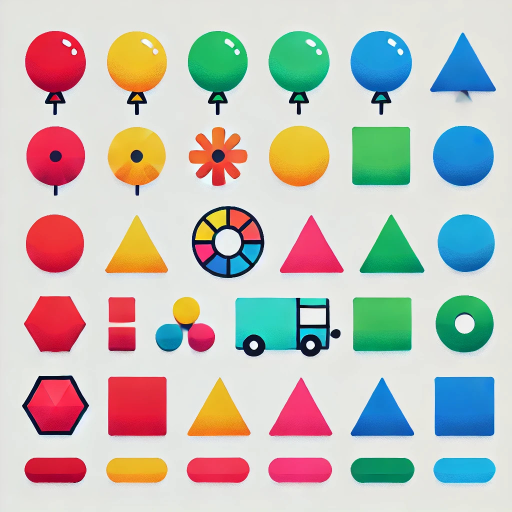
#> input picture diff-colors-img.png, 1024 x 1024 px, given in place of zzzby.mp4, which was not available (shown at 1/2 size)
$ python videoDatasert.py
#> lines starting #> are read from the running program, lines starting #| are printed output that depends on the picture; after the words box and inside, x2 and y2 are one past the last pixel; in counts of white or black regions, pixels touching at a corner belong together; pictures that were not available may be replaced by others from this repository, and a replacement may not be noted
import cv2 as cv
import numpy as np

# Ruta del video
video_path = 'videos\\zzzby.mp4'  # Asegúrate de que sea un archivo de video válido
cap = cv.VideoCapture(video_path)

lower = np.array([0, 50, 40])  # Límite inferior
upper = np.array([170, 255, 255])  # Límite superior

i = 0

if not cap.isOpened():
    print("Error: No se pudo abrir el archivo de video. Verifica la ruta o el formato.")
    exit()

while True:
    # Leer cada frame del video
    ret, frame = cap.read()
#> frame is the input picture: shape (1024, 1024, 3); mean B, G, R 184.9, 190.8, 193.6
    if not ret:
        print("No hay más frames o hubo un problema leyendo el video.")
        break

    # Convertir de BGR a HSV
    hsv = cv.cvtColor(frame, cv.COLOR_BGR2HSV)
#> hsv: shape (1024, 1024, 3); mean H, S, V 67.5, 75.8, 220.6

    # Crear la máscara para el color con rango
    mask = cv.inRange(hsv, lower, upper)
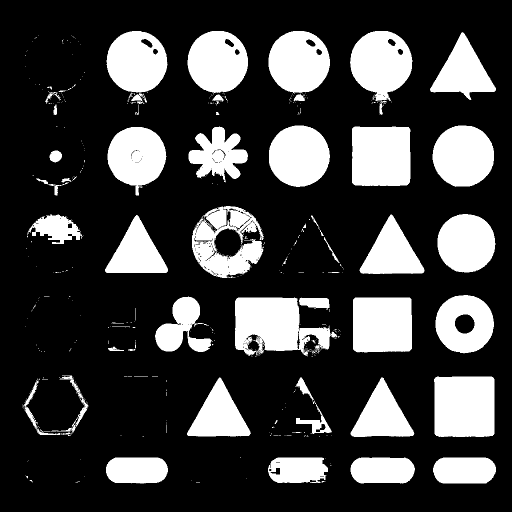
#> mask: shape (1024, 1024) (shown at 1/2 size); 24.8% white; 455 white regions (391 under 20 px), largest, box (x1, y1, x2, y2) and area: (470, 595, 675, 713) 15138, (868, 753, 989, 874) 14385, (704, 253, 821, 372) 13654

    # Aplicar operaciones morfológicas para limpiar la máscara
    mask = cv.erode(mask, None, iterations=2)
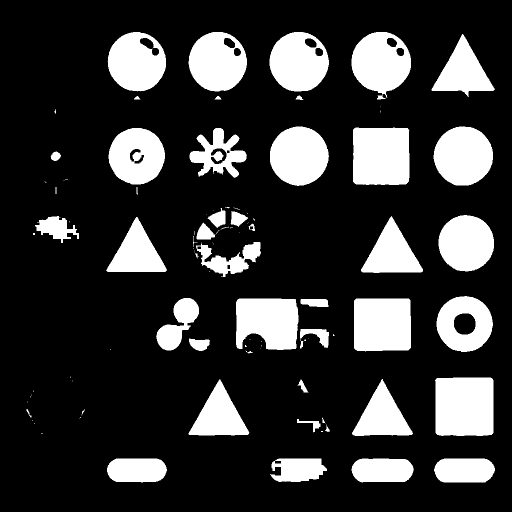
#> mask: shape (1024, 1024) (shown at 1/2 size); 20.9% white; 101 white regions (52 under 20 px), largest, box (x1, y1, x2, y2) and area: (870, 755, 987, 872) 13401, (706, 255, 819, 370) 12688, (708, 597, 822, 703) 11832
    mask = cv.dilate(mask, None, iterations=2)
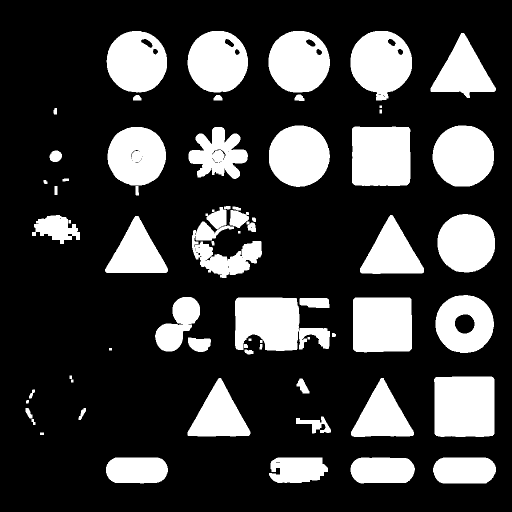
#> mask: shape (1024, 1024) (shown at 1/2 size); 24% white; 64 white regions

    # Encontrar contornos en la máscara
    contours, _ = cv.findContours(mask, cv.RETR_EXTERNAL, cv.CHAIN_APPROX_SIMPLE)
#> contours = 64 contours, 3 with area under 20; largest, box (x1, y1, x2, y2) and area: (868, 753, 989, 874) 14132, (470, 595, 660, 702) 13547, (704, 253, 821, 372) 13423, (706, 595, 824, 705) 12512, (701, 62, 824, 201) 12318

    # Procesar los contornos detectados
    if contours:
        # Obtener el contorno más grande
        largest_contour = max(contours, key=cv.contourArea)
#> largest_contour = contour of 46 points, box (x1, y1, x2, y2) (868, 753, 989, 874), area 14132

        # Encontrar el centro del contorno usando un círculo mínimo que lo rodee
        ((x, y), radius) = cv.minEnclosingCircle(largest_contour)
#> x = 928.3; y = 812.3; radius = 81.68

        # Verificar que el radio sea válido
        if radius > 10:
            x_start = max(0, int(x - radius))
#> x_start = 846
            y_start = max(0, int(y - radius))
#> y_start = 730
            x_end = min(frame.shape[1], int(x + radius))
#> x_end = 1009
            y_end = min(frame.shape[0], int(y + radius))
#> y_end = 893

            # Recortar la región de interés (ROI)
            img2 = frame[y_start:y_end, x_start:x_end]
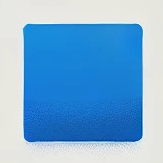
#> img2: shape (163, 163, 3); mean B, G, R 215.3, 173, 120.6
            if img2.size > 0:
                img2 = cv.resize(img2, (50, 50), interpolation=cv.INTER_AREA)
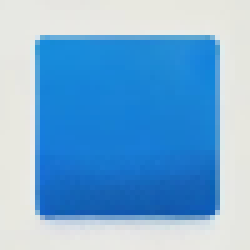
#> img2: shape (50, 50, 3) (shown 5 times larger); mean B, G, R 215.3, 173, 120.6
                cv.imwrite(f'images/bocho/zzzby_{i}.jpg', img2)
                i += 1

                # Mostrar la región de interés
                cv.imshow('ROI', img2)

    # Mostrar el frame original y la máscara
    cv.imshow('Frame', frame)
    cv.imshow('Mask', mask)

    # Salir al presionar 'q'
    if cv.waitKey(1) & 0xFF == ord('q'):
#> (key q is pressed here)
        break

# Liberar el video y cerrar las ventanas
cap.release()
cv.destroyAllWindows()
